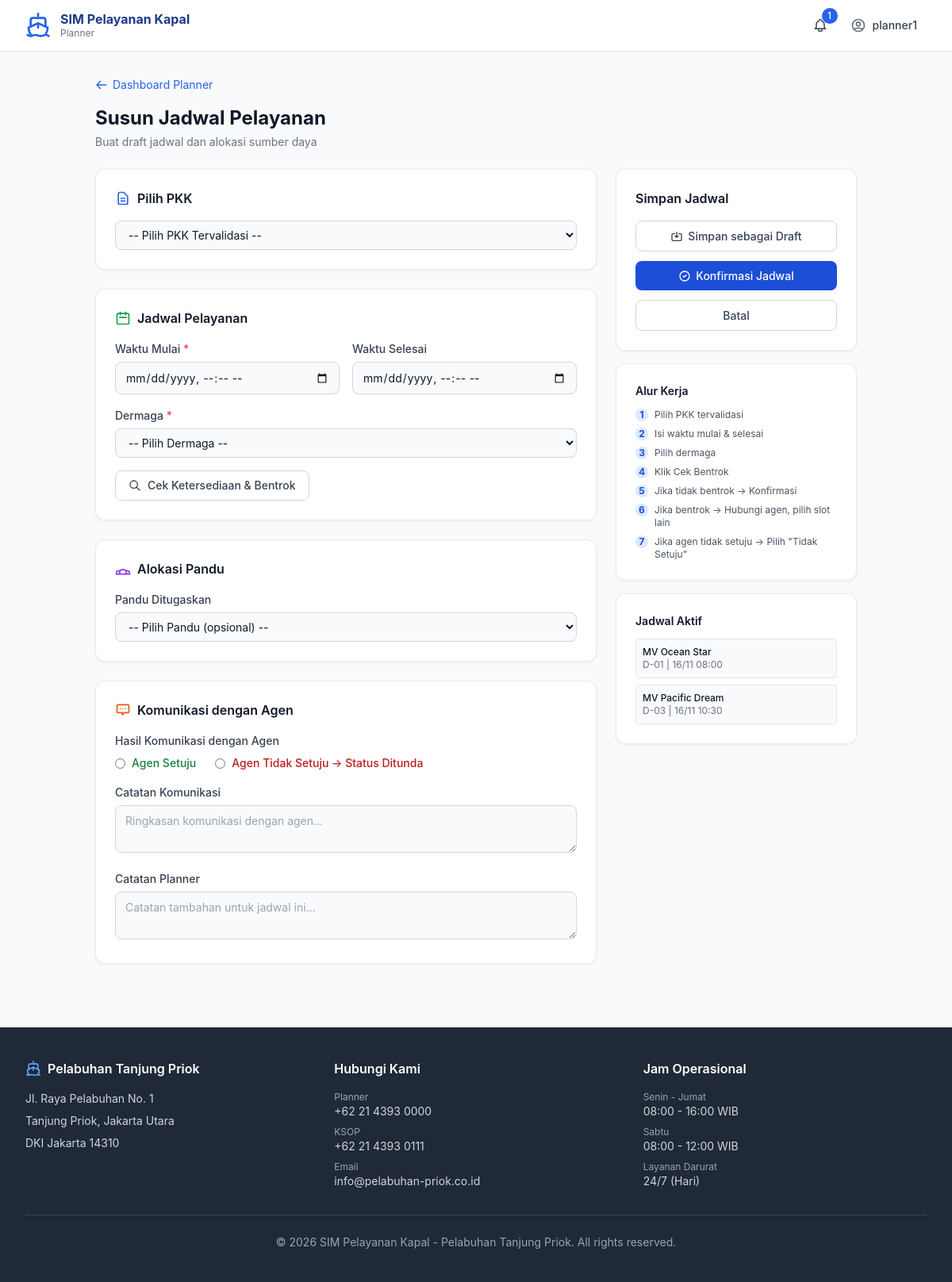
Screenshot of /planner/susun-jadwal.php (signed in) with the database file from the repository.
### tables this page shows
CREATE TABLE jadwal_pelayanan (
    id INT AUTO_INCREMENT PRIMARY KEY,
    pkk_id INT NOT NULL,
    planner_id INT NOT NULL,
    dermaga_id INT,
    tanggal_mulai DATETIME NOT NULL,
    tanggal_selesai DATETIME,
    status ENUM('Draft','Dikonfirmasi','Berlangsung','Selesai','Dibatalkan','Ditunda') DEFAULT 'Draft',
    catatan TEXT,
    created_at TIMESTAMP DEFAULT CURRENT_TIMESTAMP,
    updated_at TIMESTAMP DEFAULT CURRENT_TIMESTAMP ON UPDATE CURRENT_TIMESTAMP,
    FOREIGN KEY (pkk_id) REFERENCES pkk(id),
    FOREIGN KEY (planner_id) REFERENCES users(id),
    FOREIGN KEY (dermaga_id) REFERENCES dermaga(id)
);

CREATE TABLE kapal (
    id INT AUTO_INCREMENT PRIMARY KEY,
    nama_kapal VARCHAR(200) NOT NULL,
    jenis_kapal ENUM('Kontainer','Tanker','Bulk Carrier','General Cargo','RoRo','Penumpang','Lainnya') NOT NULL,
    bendera VARCHAR(100),
    gt DECIMAL(10,2),
    imo_number VARCHAR(50),
    created_at TIMESTAMP DEFAULT CURRENT_TIMESTAMP
);

CREATE TABLE dermaga (
    id INT AUTO_INCREMENT PRIMARY KEY,
    kode_dermaga VARCHAR(20) NOT NULL UNIQUE,
    nama_dermaga VARCHAR(100),
    kapasitas_gt DECIMAL(10,2),
    status ENUM('Tersedia','Digunakan','Maintenance') DEFAULT 'Tersedia',
    created_at TIMESTAMP DEFAULT CURRENT_TIMESTAMP
);

### config/db.php (called while the page is built, shortened)
<?php
function getDB() {
    static $pdo = null;
    if ($pdo === null) {
        try {
            $dsn = "mysql:host=".DB_HOST.";dbname=".DB_NAME.";charset=".DB_CHARSET;
            $pdo = new PDO($dsn, DB_USER, DB_PASS, [
                PDO::ATTR_ERRMODE            => PDO::ERRMODE_EXCEPTION,
                PDO::ATTR_DEFAULT_FETCH_MODE => PDO::FETCH_ASSOC,
                PDO::ATTR_EMULATE_PREPARES   => false,
            ]);
        } catch (PDOException $e) {
            die('<div style="font-family:sans-serif;padding:20px;background:#fee2e2;border:1px solid #f87171;margin:20px;border-radius:8px">
                <h3>Koneksi Database Gagal</h3><p>'.$e->getMessage().'</p>
                <p>Pastikan MySQL berjalan dan database <b>kapal1</b> sudah diimport.</p>
            </div>');
        }
    }
    return $pdo;
}
function query($sql, $params = []) {
    $stmt = getDB()->prepare($sql);
    $stmt->execute($params);
    return $stmt;
}
function fetchAll($sql, $params = []) { return query($sql, $params)->fetchAll(); }

### planner/susun-jadwal.php (the view, shortened to what this page needs)
<?php
require_once __DIR__ . '/../config/db.php';
require_once __DIR__ . '/../includes/helpers.php';
include __DIR__ . '/../includes/head.php';
include __DIR__ . '/../includes/navbar.php';
?>
<div class="max-w-5xl mx-auto px-4 sm:px-6 lg:px-8 py-8">
  <div class="mb-6">
    <h1 class="text-2xl font-bold mb-1">Susun Jadwal Pelayanan</h1>
    <p class="text-gray-500 text-sm">Buat draft jadwal dan alokasi sumber daya</p>
  </div>
  <form method="POST" class="grid grid-cols-1 lg:grid-cols-3 gap-6">
    <div class="lg:col-span-2 space-y-6">
      <div class="card p-6">
        <h3 class="font-semibold mb-4 flex items-center gap-2">
          <svg class="w-5 h-5 text-blue-600" fill="none" stroke="currentColor" viewBox="0 0 24 24"><path stroke-linecap="round" stroke-linejoin="round" stroke-width="2" d="M9 12h6m-6 4h6m2 5H7a2 2 0 01-2-2V5a2 2 0 012-2h5.586a1 1 0 01.707.293l5.414 5.414a1 1 0 01.293.707V19a2 2 0 01-2 2z"/></svg>
          Pilih PKK
        </h3>
        <select name="pkk_id" class="form-input" onchange="this.form.submit()" required>
          <option value="">-- Pilih PKK Tervalidasi --</option>
        </select>
      </div>
      <div class="card p-6">
        <h3 class="font-semibold mb-4 flex items-center gap-2">
          <svg class="w-5 h-5 text-green-600" fill="none" stroke="currentColor" viewBox="0 0 24 24"><path stroke-linecap="round" stroke-linejoin="round" stroke-width="2" d="M8 7V3m8 4V3m-9 8h10M5 21h14a2 2 0 002-2V7a2 2 0 00-2-2H5a2 2 0 00-2 2v12a2 2 0 002 2z"/></svg>
          Jadwal Pelayanan
        </h3>
        <div class="grid grid-cols-1 md:grid-cols-2 gap-4 mb-4">
          <div><label class="form-label">Waktu Mulai <span class="text-red-500">*</span></label>
            <input type="datetime-local" name="tgl_mulai" class="form-input" value="<?=htmlspecialchars($_POST['tgl_mulai']??'')?>" required></div>
          <div><label class="form-label">Waktu Selesai</label>
            <input type="datetime-local" name="tgl_selesai" class="form-input" value="<?=htmlspecialchars($_POST['tgl_selesai']?? '')?>"></div>
        </div>
        <div class="mb-4">
          <label class="form-label">Dermaga <span class="text-red-500">*</span></label>
          <select name="dermaga_id" class="form-input" required>
            <option value="">-- Pilih Dermaga --</option>
          </select>
        </div>
        <button type="submit" name="action" value="cek_bentrok"
                class="btn-outline text-sm flex items-center gap-2">
          <svg class="w-4 h-4" fill="none" stroke="currentColor" viewBox="0 0 24 24"><path stroke-linecap="round" stroke-linejoin="round" stroke-width="2" d="M21 21l-6-6m2-5a7 7 0 11-14 0 7 7 0 0114 0z"/></svg>
          Cek Ketersediaan & Bentrok
        </button>
      </div>
      <div class="card p-6">
        <h3 class="font-semibold mb-4 flex items-center gap-2">
          Alokasi Pandu
        </h3>
        <label class="form-label">Pandu Ditugaskan</label>
        <select name="pandu_id" class="form-input">
          <option value="">-- Pilih Pandu (opsional) --</option>
        </select>
      </div>
      <div class="card p-6">
        <h3 class="font-semibold mb-4 flex items-center gap-2">
          <svg class="w-5 h-5 text-orange-600" fill="none" stroke="currentColor" viewBox="0 0 24 24"><path stroke-linecap="round" stroke-linejoin="round" stroke-width="2" d="M8 10h.01M12 10h.01M16 10h.01M9 16H5a2 2 0 01-2-2V6a2 2 0 012-2h14a2 2 0 012 2v8a2 2 0 01-2 2h-5l-3 3v-3z"/></svg>
          Komunikasi dengan Agen
        </h3>
        <div class="mb-4">
          <label class="form-label">Hasil Komunikasi dengan Agen</label>
          <div class="flex gap-6 mt-2">
            <label class="flex items-center gap-2 cursor-pointer text-sm">
              <input type="radio" name="hasil_komunikasi" value="setuju" <?=(($_POST['hasil_komunikasi']??'')==='setuju')?'checked':''?>>
              <span class="text-green-700 font-medium">Agen Setuju</span>
            </label>
            <label class="flex items-center gap-2 cursor-pointer text-sm">
              <input type="radio" name="hasil_komunikasi" value="tidak" <?=(($_POST['hasil_komunikasi']??'')==='tidak')?'checked':''?>>
              <span class="text-red-700 font-medium">Agen Tidak Setuju → Status Ditunda</span>
            </label>
          </div>
        </div>
        <div class="mb-4">
          <label class="form-label">Catatan Komunikasi</label>
          <textarea name="catatan_komunikasi" rows="2" class="form-input" placeholder="Ringkasan komunikasi dengan agen..."><?=htmlspecialchars($_POST['catatan_komunikasi']??'')?></textarea>
        </div>
        <div>
          <label class="form-label">Catatan Planner</label>
          <textarea name="catatan" rows="2" class="form-input" placeholder="Catatan tambahan untuk jadwal ini..."><?=htmlspecialchars($_POST['catatan']??'')?></textarea>
        </div>
      </div>
    </div>
    <div class="space-y-4 self-start">
      <div class="card p-6">
        <h3 class="font-semibold mb-4">Simpan Jadwal</h3>
        <div class="space-y-3">
          <button type="submit" name="action" value="simpan" class="btn-outline w-full justify-center">
            <svg class="w-4 h-4" fill="none" stroke="currentColor" viewBox="0 0 24 24"><path stroke-linecap="round" stroke-linejoin="round" stroke-width="2" d="M8 7H5a2 2 0 00-2 2v9a2 2 0 002 2h14a2 2 0 002-2V9a2 2 0 00-2-2h-3m-1 4l-3 3m0 0l-3-3m3 3V4"/></svg>
            Simpan sebagai Draft
          </button>
          <button type="submit" name="action" value="konfirmasi" class="btn-primary w-full justify-center">
            <svg class="w-4 h-4" fill="none" stroke="currentColor" viewBox="0 0 24 24"><path stroke-linecap="round" stroke-linejoin="round" stroke-width="2" d="M9 12l2 2 4-4m6 2a9 9 0 11-18 0 9 9 0 0118 0z"/></svg>
            Konfirmasi Jadwal
          </button>
          <a href="dashboard.php" class="btn-outline w-full justify-center">Batal</a>
        </div>
      </div>
      <div class="card p-6">
        <h3 class="font-semibold text-sm mb-3">Alur Kerja</h3>
        <ol class="space-y-2 text-xs text-gray-600">
          <?php foreach(['Pilih PKK tervalidasi','Isi waktu mulai &amp; selesai','Pilih dermaga','Klik Cek Bentrok','Jika tidak bentrok → Konfirmasi','Jika bentrok → Hubungi agen, pilih slot lain','Jika agen tidak setuju → Pilih "Tidak Setuju"'] as $i=>$s): ?>
          <li class="flex items-start gap-2"><span class="bg-blue-100 text-blue-700 rounded-full w-4 h-4 flex items-center justify-center flex-shrink-0 font-bold"><?=$i+1?></span><?=$s?></li>
          <?php endforeach; ?>
        </ol>
      </div>
      <?php
      try { $jadwalAktif=fetchAll("SELECT j.*,k.nama_kapal,d.kode_dermaga FROM jadwal_pelayanan j JOIN pkk p ON j.pkk_id=p.id JOIN kapal k ON p.kapal_id=k.id LEFT JOIN dermaga d ON j.dermaga_id=d.id WHERE j.status NOT IN ('Dibatalkan','Selesai') ORDER BY j.tanggal_mulai LIMIT 5"); }
      catch(Exception $e){ $jadwalAktif=[]; }
      ?>
      <?php if(!empty($jadwalAktif)): ?>
      <div class="card p-6">
        <h3 class="font-semibold text-sm mb-3">Jadwal Aktif</h3>
        <div class="space-y-2">
          <?php foreach($jadwalAktif as $ja): ?>
          <div class="text-xs bg-gray-50 p-2 rounded border">
            <p class="font-medium"><?=htmlspecialchars($ja['nama_kapal'])?></p>
            <p class="text-gray-500"><?=htmlspecialchars($ja['kode_dermaga']??'-')?> | <?=date('d/m H:i',strtotime($ja['tanggal_mulai']))?></p>
          </div>
          <?php endforeach; ?>
        </div>
      </div>
      <?php endif; ?>
    </div>
  </form>
</div>
<?php include __DIR__ . '/../includes/footer.php'; ?>
</body></html>

### includes/head.php (style rules this page uses)
body { font-family: -apple-system, BlinkMacSystemFont, 'Segoe UI', Roboto, sans-serif; }
.card { background: white; border-radius: 0.75rem; border: 1px solid rgba(0,0,0,0.08); box-shadow: 0 1px 3px rgba(0,0,0,0.06); }
.btn-primary { background: #1d4ed8; color: white; padding: 0.5rem 1rem; border-radius: 0.5rem; font-weight: 500; font-size: 0.875rem; border: none; cursor: pointer; transition: background 0.15s; display: inline-flex; align-items: center; gap: 0.375rem; }
.btn-outline { background: white; color: #374151; padding: 0.5rem 1rem; border-radius: 0.5rem; font-weight: 500; font-size: 0.875rem; border: 1px solid #d1d5db; cursor: pointer; transition: all 0.15s; display: inline-flex; align-items: center; gap: 0.375rem; }
.form-input { width: 100%; padding: 0.5rem 0.75rem; border: 1px solid #d1d5db; border-radius: 0.5rem; font-size: 0.875rem; outline: none; background: #f9fafb; transition: border-color 0.15s, box-shadow 0.15s; }
.form-label { display: block; font-size: 0.875rem; font-weight: 500; color: #374151; margin-bottom: 0.375rem; }

### rows the page displays
jadwal_pelayanan: kapal.nama_kapal "MV Ocean Star", dermaga.kode_dermaga "D-01", tanggal_mulai "16/11 08:00"
jadwal_pelayanan: kapal.nama_kapal "MV Pacific Dream", dermaga.kode_dermaga "D-03", tanggal_mulai "16/11 10:30"

### other values shown
$user['role'] "Planner"
$notifCount "1"
$user['username'] "planner1"
$text "Dashboard Planner"
$s "Pilih PKK tervalidasi"
$s "Isi waktu mulai & selesai"
$s "Pilih dermaga"
$s "Klik Cek Bentrok"
$s "Jika tidak bentrok → Konfirmasi"
$s "Jika bentrok → Hubungi agen, pilih slot lain"
$s "Jika agen tidak setuju → Pilih \"Tidak Setuju\""
